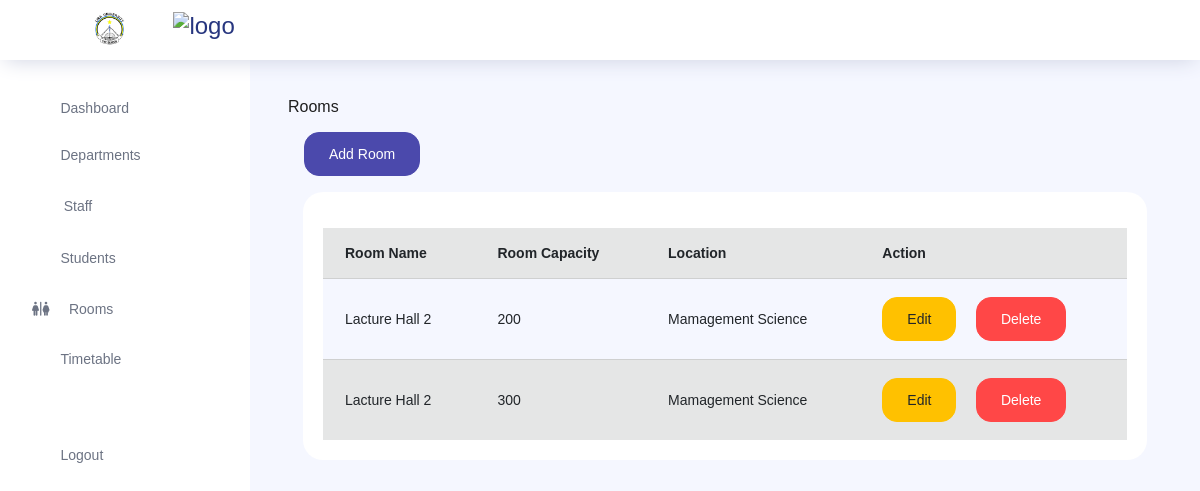
Before: /room/ with the older database file.
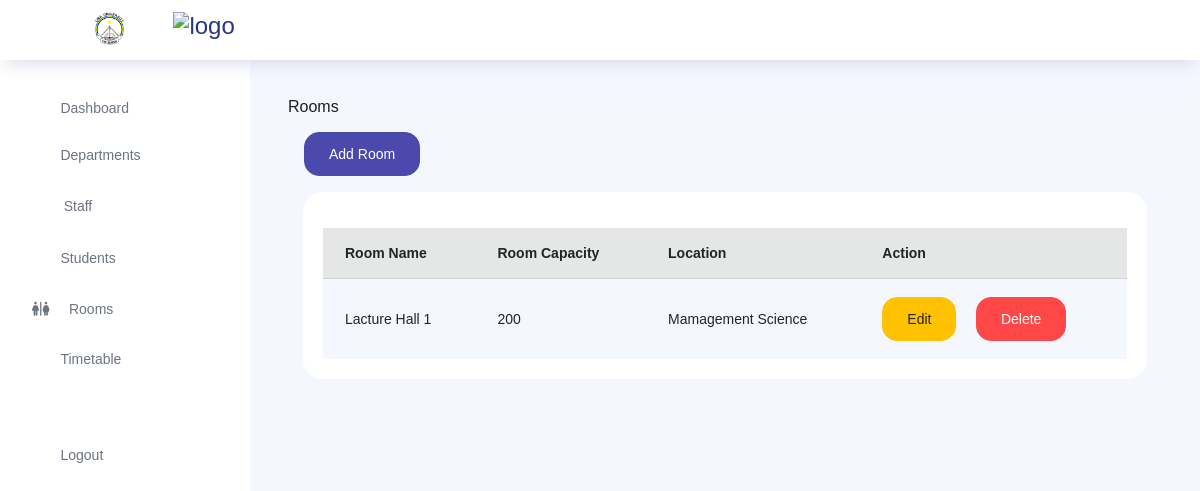
After: the same page with the newer database file.
### store/models.py (models this page shows, shortened)
class Room(models.Model):
    room_name = models.CharField(max_length=50)
    capacity = models.PositiveIntegerField()
    location = models.CharField(max_length=100)

### core/views.py (the view, shortened to what this page needs)
# urls.py: path('room/', views.rooms, name='room'),
def rooms(request):
    rooms = Room.objects.all()
    context = {
        'rooms':rooms,
    }
    return render(request, 'core/room.html', context)

### templates/core/room.html (shortened to what this page needs)
{% extends 'core/layout.html'%} {% block content %} Rooms
<br />
<a href="#" class="btn btn-primary m-3" data-toggle="modal" data-target="#addRoom">Add Room</a>
<div class="col-lg-12 grid-margin stretch-card">
  <div class="card">
    <div class="card-body">
      <div class="table-responsive pt-3">
        <table class="table table-secondary table-striped">
          <thead>
            <tr>
              <th>
                Room Name
              </th>
              <th>
                Room Capacity
              </th>
              <th>
                Location
              </th>
              <th>
                Action
              </th>
            </tr>
          </thead>
          <tbody>
            {% for r in rooms %}
            <tr>
              <td>
                {{r.room_name}}
              </td>
              <td>
                {{r.capacity}}
              </td>
              <td>
                {{r.location}}
              </td>
              <td>
                <a href="#" data-toggle="modal" data-target="#editRoom{{ r.id }}"
                  class="btn btn-warning">Edit</a>&nbsp;&nbsp;&nbsp;&nbsp;
                <a href="{% url 'core:deleteRoom' pk=r.id%}" onclick="return(confirm('Are you sure you want to delete this room?'))"
                  class="btn btn-danger">Delete</a>
              </td>
            </tr>
            {%endfor%}
          </tbody>
        </table>
      </div>
    </div>
  </div>
</div>
{%endblock%}

Changed rows visible on the page:
removed Room: room_name "Lacture Hall 2", capacity "200", location "Mamagement Science"
changed Room "Mamagement Science": room_name "Lacture Hall 2" → "Lacture Hall 1"; capacity "300" → "200"
